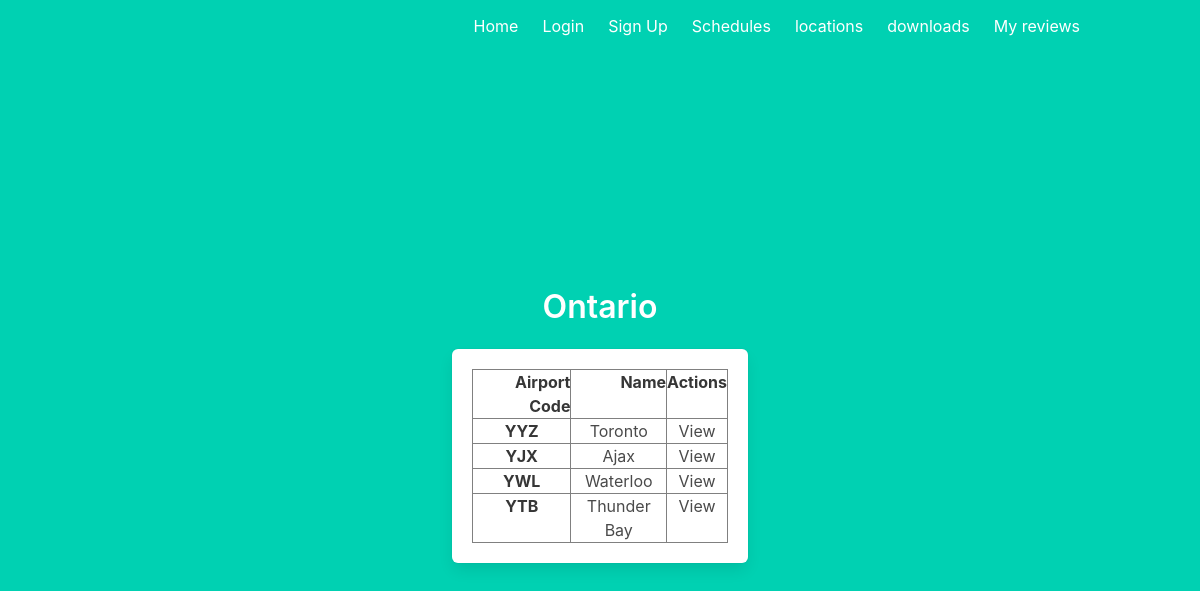
The app's page /locations/Canada/Ontario/cities with its own data.
### models.py (models this page shows)
class Province(db.Model):
    provinceName = db.Column(db.String(200), primary_key = True)
    countryName = db.Column(db.String(200), db.ForeignKey('country.countryName'), nullable = False)
    timezone = db.Column(db.String(3), nullable = False)
    climate = db.Column(db.String(200), nullable = False)
    cities = db.relationship('City', backref = 'province', lazy = True)

class City(db.Model):
    airportCode = db.Column(db.String(3), primary_key = True)
    name = db.Column(db.String(200), nullable = False)
    provinceName = db.Column(db.Integer, db.ForeignKey('province.provinceName'))
    countryName = db.Column(db.String(200), db.ForeignKey('country.countryName'))
    attractions = db.relationship('Attraction', backref = 'attraction', lazy = True)

### area.py (the view)
@area.route("/locations/<string:countryName>/<string:provinceName>/cities")
def cities(countryName, provinceName):
    city = countryQueryData(countryName)
    province = provinceQueryData(provinceName)
    cities = City.query.filter_by(provinceName = provinceName).all()
    return render_template("area/cities.html", province = province, cities=cities)

### area.py (called while the page is built)
def countryQueryData(countryName):
    return Country.query.filter_by(countryName = countryName).first()

def provinceQueryData(provinceName):
    return Province.query.filter_by(provinceName=provinceName).first()

### templates/area/cities.html (shortened to what this page needs)
{% extends "base.html" %}
{% block content %}
<div class="column is-4 is-offset-4">
    <h3 class="title">{{province['provinceName']}}</h3>
    <div class="box">
        {% if cities %}
            <table border="1" class="dataframe">
                <thead>
                  <tr style="text-align: right;">
                    <th>Airport Code</th>
                    <th>Name</th>
                    <th>Actions</th>
                  </tr>
                </thead>
                <tbody>
                    {% for row in cities %}
                        <tr>
                              <th>{{row['airportCode']}}</th>
                              <td>{{row['name']}}</td>
                              <td><a href="/locations/{{row['countryName']}}/{{row['provinceName']}}/cities/{{row['airportCode']}}">View</a></td>
                        </tr>
                    {% endfor %}
                </tbody>
              </table>
        {% else %}
            <h3>no data</h3>
        {% endif %}
    </div>
</div>
{% endblock %}

### records on screen
Province: provinceName "Ontario"
City: airportCode "YYZ", name "Toronto"
City: airportCode "YJX", name "Ajax"
City: airportCode "YWL", name "Waterloo"
City: airportCode "YTB", name "Thunder Bay"
